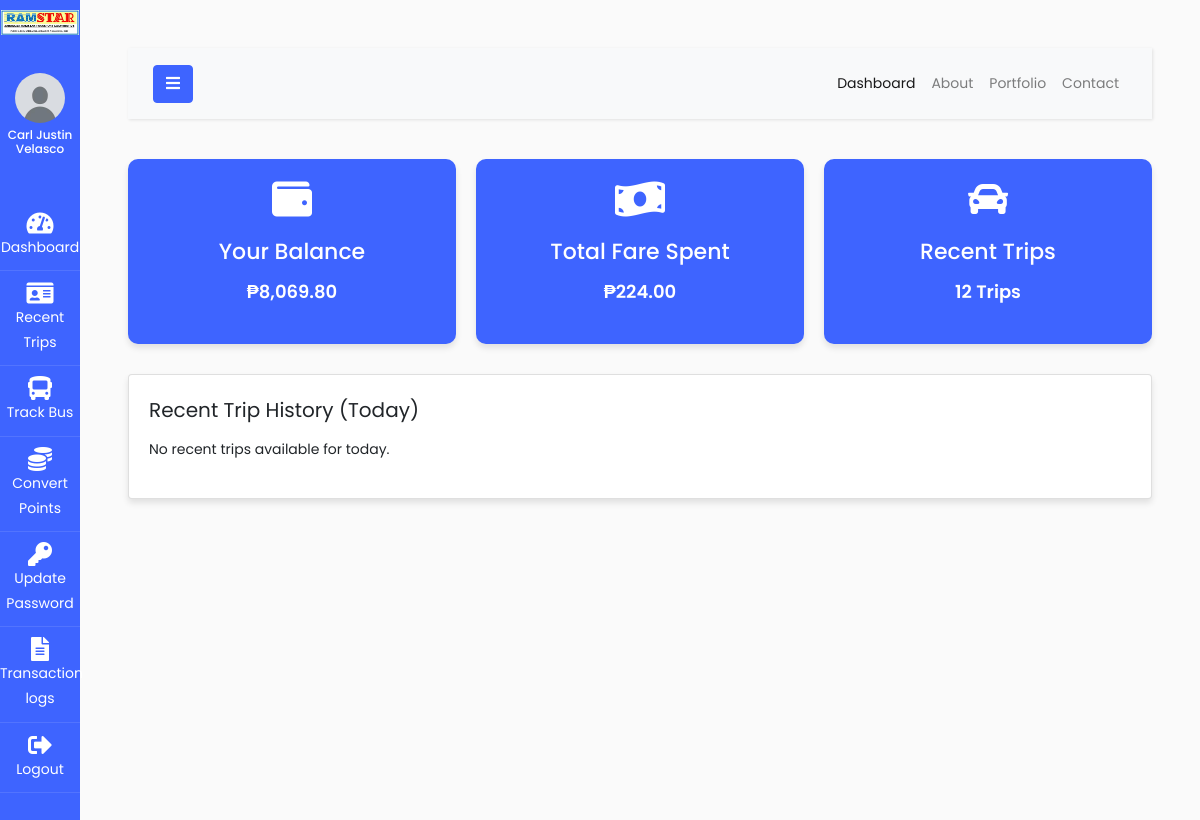
Page /users/index.php (signed in) on the earlier database version.
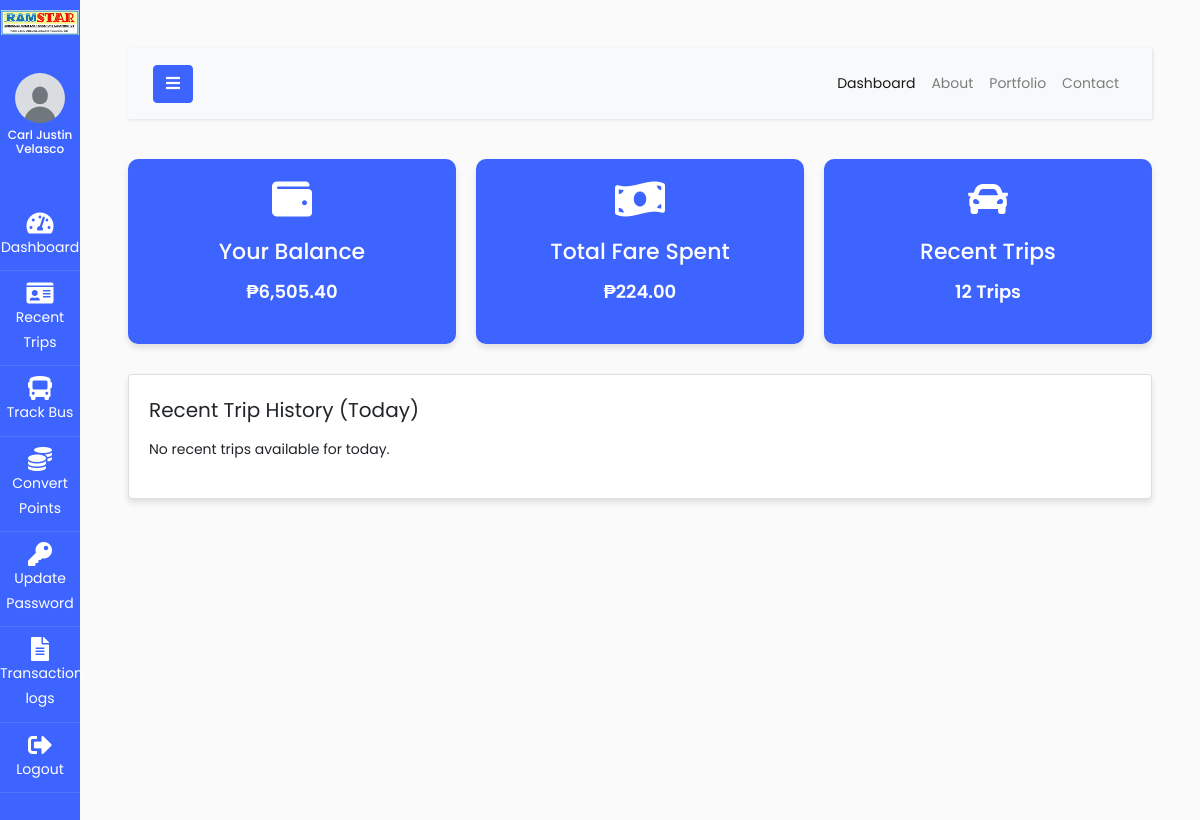
Same page on the later database version.
### tables this page shows
CREATE TABLE `useracc` (
  `id` int(11) UNSIGNED NOT NULL,
  `account_number` varchar(50) NOT NULL,
  `firstname` varchar(100) NOT NULL,
  `profile_picture` varchar(255) DEFAULT NULL,
  `lastname` varchar(100) NOT NULL,
  `middlename` varchar(100) NOT NULL,
  `suffix` varchar(10) DEFAULT NULL,
  `birthday` date NOT NULL,
  `age` int(11) NOT NULL,
  `gender` enum('Male','Female','Other') NOT NULL,
  `email` varchar(100) NOT NULL,
  `contactnumber` varchar(15) NOT NULL,
  `province` varchar(250) NOT NULL,
  `municipality` varchar(250) NOT NULL,
  `barangay` varchar(250) NOT NULL,
  `address` varchar(255) NOT NULL,
  `password` varchar(255) NOT NULL,
  `balance` decimal(10,2) DEFAULT 0.00,
  `role` enum('User','Admin','Cashier','Conductor') DEFAULT 'User',
  `created_at` timestamp NOT NULL DEFAULT current_timestamp(),
  `is_activated` tinyint(1) DEFAULT 0,
  `id_type` varchar(50) NOT NULL,
  `id_file` varchar(255) NOT NULL,
  `points` decimal(10,2) DEFAULT 0.00
);

### users/index.php (the view, shortened to what the changed rows need)
<?php
include '../config/connection.php';
$account_number = $_SESSION['account_number'];
$balanceQuery = "SELECT balance FROM useracc WHERE account_number = ?";
$stmt = $conn->prepare($balanceQuery);
$stmt->bind_param('s', $account_number);
$stmt->execute();
$stmt->bind_result($balance);
?>
<!doctype html>
<html lang="en">
<head>
    <link href="https://cdn.jsdelivr.net/npm/bootstrap@5.3.3/dist/css/bootstrap.min.css" rel="stylesheet">
    <link rel="stylesheet" href="https://cdnjs.cloudflare.com/ajax/libs/font-awesome/5.15.4/css/all.min.css">
    <link rel="stylesheet" href="../css/style.css">
</head>
<body>
    <div id="content" class="p-4 p-md-5">
        <div id="main-content">
            <div class="dashboard">
                <div class="dashboard-item">
                    <i class="fas fa-wallet"></i>
                    <h3>Your Balance</h3>
                    <p>₱<?php echo number_format($balance, 2); ?></p>
                </div>
            </div>
        </div>
    </div>
</body>
</html>

Differences in the rows shown:
changed useracc: balance "8,069.80" → "6,505.40"
